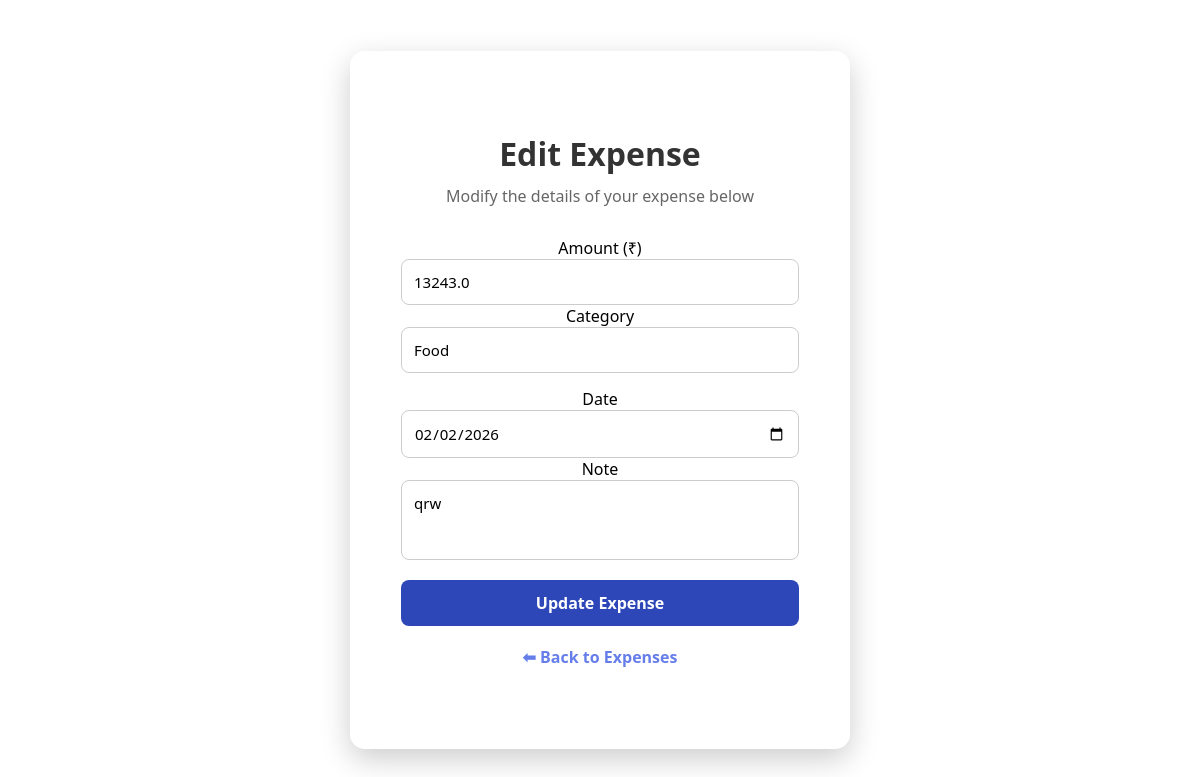
The app's page /edit/2 (signed in) with its own data.
### tables this page shows
CREATE TABLE expenses (
            id INTEGER PRIMARY KEY AUTOINCREMENT,
            username TEXT NOT NULL,
            amount REAL NOT NULL,
            category TEXT NOT NULL,
            date TEXT NOT NULL,
            note TEXT
        );

### app.py (the view, shortened to what this page needs)
@app.route("/edit/<int:expense_id>", methods=["GET", "POST"])
def edit_expense(expense_id):
    if "user" not in session:
        return redirect("/login")
    conn = get_db_connection()
    expense = conn.execute(
        "SELECT * FROM expenses WHERE id=? AND username=?",
        (expense_id, session["user"])
    ).fetchone()
    if not expense:
        conn.close()
        return "Unauthorized", 403
    conn.close()
    return render_template("edit_expense.html", expense=expense)

### app.py (called while the page is built)
def get_db_connection():
    conn = sqlite3.connect("expenses.db")
    conn.row_factory = sqlite3.Row
    return conn

### templates/edit_expense.html (shortened to what this page needs)
<!DOCTYPE html>
<html lang="en">
<head>
    <link rel="stylesheet" href="{{ url_for('static', filename='style.css') }}">
</head>
<body>
<div class="container">
    <h1>Edit Expense</h1>
    <p class="subtitle">Modify the details of your expense below</p>
    <form method="POST" class="expense-form">
        <div class="form-row">
            <div>
                <label>Amount (₹)</label>
                <input type="number" name="amount" value="{{ expense['amount'] }}" required>
            </div>
            <div>
                <label>Category</label>
                <input type="text" name="category" value="{{ expense['category'] }}" required>
            </div>
        </div>
        <div class="form-row">
            <div>
                <label>Date</label>
                <input type="date" name="date" value="{{ expense['date'] }}" required>
            </div>
            <div>
                <label>Note</label>
                <textarea name="note">{{ expense['note'] }}</textarea>
            </div>
        </div>
        <button type="submit" class="btn primary">Update Expense</button>
    </form>
    <a href="{{ url_for('view_expenses') }}" class="back-link">⬅ Back to Expenses</a>
</div>
</body>
</html>

### static/style.css (style rules this page uses)
* { margin: 0; padding: 0; box-sizing: border-box; font-family: "Segoe UI", sans-serif; }
body { height: 100vh; background-image: url("https://images.pexels.com/photos/27920274/pexels-photo-27920274.jpeg?cs=srgb&dl=pexels-jakubzerdzicki-27920274.jpg&fm=jpg"); background-size: cover; background-position: center; background-repeat: no-repeat; display: flex; align-items: center; justify-content: center; }
.container { background: rgba(255, 255, 255, 0.75); backdrop-filter: blur(10px); -webkit-backdrop-filter: blur(10px); padding: 80px 50px; width: 500px; text-align: center; border-radius: 15px; box-shadow: 0 10px 30px rgba(0,0,0,0.2); border: 1px solid rgba(255, 255, 255, 0.3); }
.container h1 { font-size: 32px; margin-bottom: 10px; color: #333; }
.subtitle { color: #666; margin-bottom: 30px; }
.btn { text-decoration: none; padding: 12px; border-radius: 8px; font-size: 16px; font-weight: 600; transition: 0.3s ease; cursor: pointer; border: none; }
.primary { background: #2d47b9; color: white; }
.expense-form { display: flex; flex-direction: column; gap: 15px; }
.expense-form input, .expense-form select, .expense-form textarea { padding: 12px; border-radius: 8px; border: 1px solid #ccc; font-size: 15px; width: 100%; }
.expense-form textarea { resize: none; height: 80px; }
.back-link { display: inline-block; margin-top: 20px; color: #667eea; text-decoration: none; font-weight: 600; }

### records on screen
expenses: amount "13243.0", category "Food", date "02/02/2026", note "qrw"
